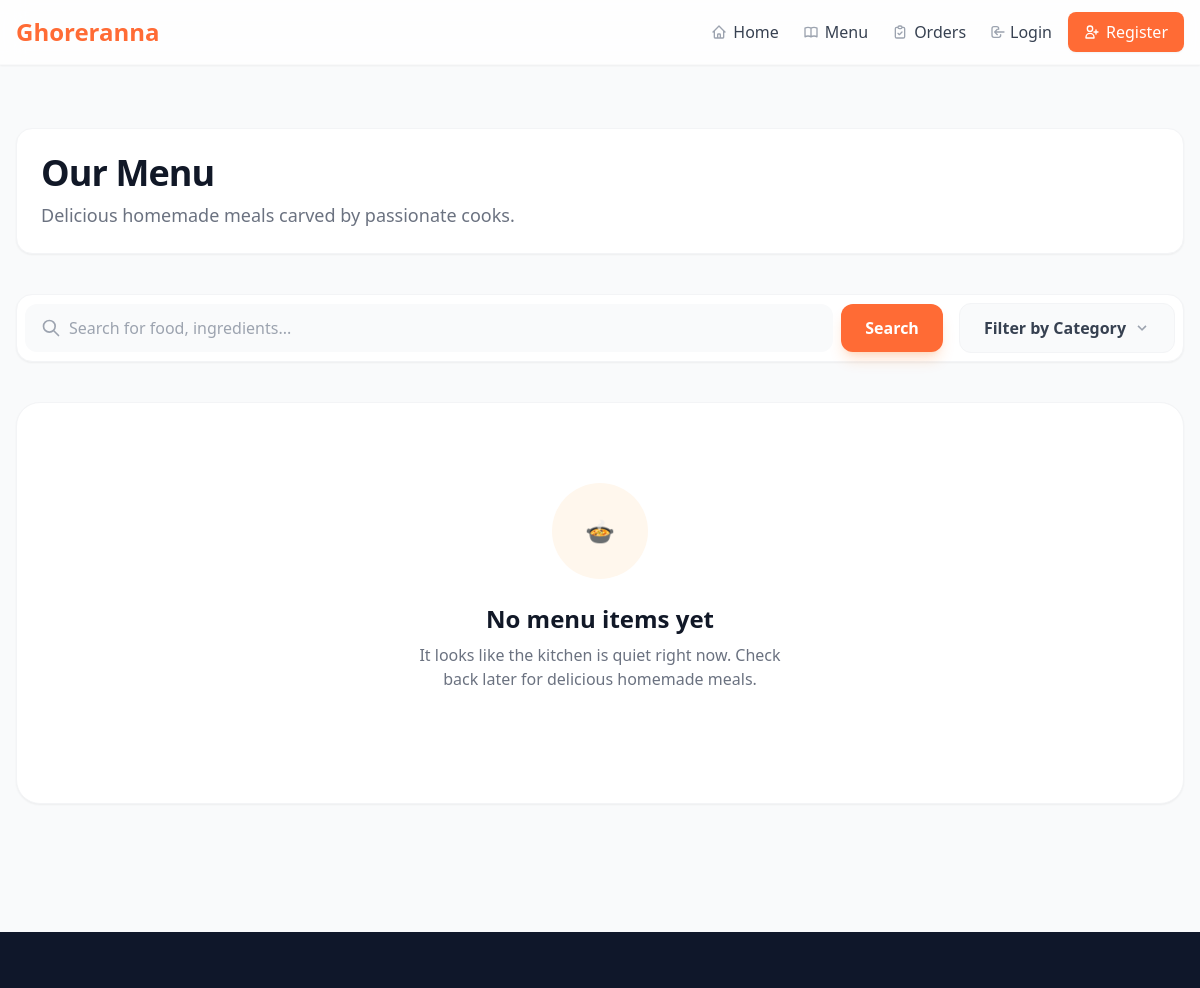
The app's page /menu/ (upper part), older data.
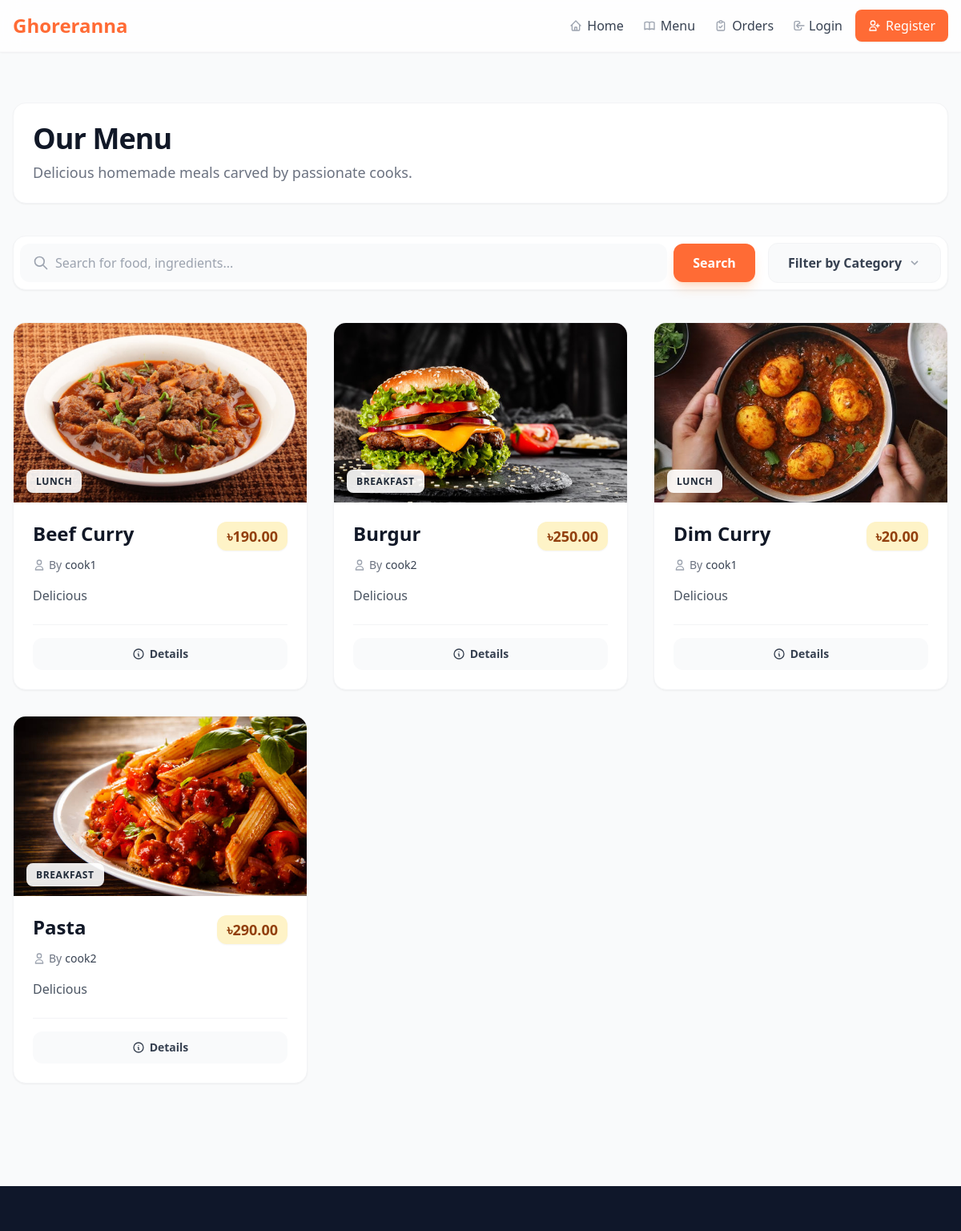
The same page, newer data.
### ghoreranna_app/models.py (models this page shows, shortened)
class Menu(models.Model):
    menu_id = models.AutoField(primary_key=True)
    homecook = models.ForeignKey(User, on_delete=models.CASCADE, related_name='menus', limit_choices_to={'role': 'Home Cook'})
    meal_type = models.CharField(max_length=100)
    item_name = models.CharField(max_length=255)
    description = models.TextField()
    price = models.DecimalField(max_digits=10, decimal_places=2)
    image = models.ImageField(upload_to='menu_images/', null=True, blank=True)
    availability_status = models.BooleanField(default=True)
    class Meta:
        ordering = ['item_name']

class User(models.Model):
    ROLE_CHOICES = [
        ('Student', 'Student'),
        ('Bachelor Employee', 'Bachelor Employee'),
        ('Home Cook', 'Home Cook'),
        ('Delivery Staff', 'Delivery Staff'),
        ('Admin', 'Admin'),
    ]
    STATUS_CHOICES = [
        ('Active', 'Active'),
        ('Inactive', 'Inactive'),
    ]
    user_id = models.AutoField(primary_key=True)
    name = models.CharField(max_length=255)
    phone = models.CharField(max_length=20)
    email = models.EmailField(unique=True)
    password = models.CharField(max_length=255)
    address = models.TextField()
    role = models.CharField(max_length=50, choices=ROLE_CHOICES)
    status = models.CharField(max_length=20, choices=STATUS_CHOICES, default='Active')
    class Meta:
        ordering = ['name']

### ghoreranna_app/views.py (the view)
# urls.py: path('menu/', views.menu_list, name='menu_list'),
def menu_list(request):
    query = request.GET.get('q', '')
    category = request.GET.get('category', '')
    base_menus = Menu.objects.all()
    if request.session.get('user_role') == 'Home Cook':
        base_menus = base_menus.filter(homecook_id=request.session.get('user_id'))
    menus = base_menus
    if query:
        menus = menus.filter(item_name__icontains=query) | menus.filter(description__icontains=query)
    if category:
        menus = menus.filter(meal_type__iexact=category)
    raw_categories = base_menus.values_list('meal_type', flat=True).distinct()
    categories = sorted(list(set(cat.strip().title() for cat in raw_categories if cat)))
    context = {
        'menus': menus,
        'query': query,
        'selected_category': category,
        'categories': categories,
    }
    return render(request, 'menu_list.html', context)

### templates/menu_list.html (shortened to what this page needs)
{% extends "base.html" %}
{% block content %}
<div class="py-12">
    <div class="flex flex-col md:flex-row justify-between items-center mb-10 bg-white p-6 rounded-2xl shadow-sm border border-gray-100">
        <div>
            <h1 class="text-4xl font-extrabold text-gray-900 tracking-tight">Our Menu</h1>
            <p class="text-gray-500 mt-2 text-lg">Delicious homemade meals carved by passionate cooks.</p>
        </div>
    </div>
    <div class="mb-10 space-y-6">
        <div class="bg-white p-2 rounded-2xl shadow-sm border border-gray-100 flex flex-col lg:flex-row gap-4 items-center justify-between">
            <form method="GET" action="{% url 'menu_list' %}" class="w-full lg:flex-1 flex gap-2">
                <div class="relative flex-grow group">
                    <div class="absolute inset-y-0 left-0 pl-4 flex items-center pointer-events-none">
                    </div>
                    <input type="text" name="q" value="{{ query }}" placeholder="Search for food, ingredients..."
                        class="block w-full pl-11 pr-4 py-3 bg-gray-50 border-none rounded-xl focus:ring-2 focus:ring-primary transition-all duration-300 text-gray-900 placeholder-gray-400 font-medium">
                </div>
                <button type="submit" class="bg-primary hover:bg-orange-600 text-white font-bold py-3 px-6 rounded-xl transition duration-300 shadow-lg shadow-orange-500/20 flex-shrink-0">
                    Search
                </button>
            </form>
            <div class="relative w-full lg:w-auto">
                <div class="dropdown inline-block relative w-full lg:w-auto">
                    <button class="bg-gray-50 text-gray-700 font-bold py-3 px-6 rounded-xl inline-flex items-center justify-between w-full lg:w-auto border border-gray-100 hover:bg-gray-100 transition-colors group">
                        <span class="mr-2">{% if selected_category %}{{ selected_category }}{% else %}Filter by Category{% endif %}</span>
                        <svg class="fill-current h-4 w-4 text-gray-400 group-hover:text-primary transition-transform group-hover:rotate-180" xmlns="http://www.w3.org/2000/svg" viewBox="0 0 20 20">
                            <path d="M9.293 12.95l.707.707L15.657 8l-1.414-1.414L10 10.828 5.757 6.586 4.343 8z" />
                        </svg>
                    </button>
                </div>
            </div>
        </div>
    </div>
    <div class="grid grid-cols-1 md:grid-cols-2 lg:grid-cols-3 gap-8">
        {% for menu in menus %}
        <div class="bg-white rounded-2xl shadow-sm border border-gray-100 overflow-hidden hover:shadow-xl transition-all duration-300 transform hover:-translate-y-1 group flex flex-col h-full">
            <div class="relative h-56 overflow-hidden">
                {% if menu.image %}
                <img src="{{ menu.image.url }}" alt="{{ menu.item_name }}" class="w-full h-full object-cover transition-transform duration-500 group-hover:scale-110">
                {% endif %}
                <div class="absolute bottom-4 left-4">
                    <span class="bg-white/90 backdrop-blur text-gray-800 text-xs font-bold uppercase tracking-wider px-3 py-1.5 rounded-lg shadow-sm">
                        {{ menu.meal_type }}
                    </span>
                </div>
            </div>
            <div class="p-6 flex flex-col flex-grow">
                <div class="flex justify-between items-start mb-2">
                    <h2 class="text-2xl font-bold text-gray-900 leading-tight group-hover:text-primary transition-colors">{{ menu.item_name }}</h2>
                    <span class="bg-amber-100 text-amber-800 text-lg font-black px-3 py-1 rounded-xl shadow-sm whitespace-nowrap ml-3">
                        ৳{{ menu.price }}
                    </span>
                </div>
                <div class="flex items-center text-sm text-gray-500 mb-4">
                    <svg class="h-4 w-4 mr-1 text-gray-400" fill="none" viewBox="0 0 24 24" stroke="currentColor">
                        <path stroke-linecap="round" stroke-linejoin="round" stroke-width="2" d="M16 7a4 4 0 11-8 0 4 4 0 018 0zM12 14a7 7 0 00-7 7h14a7 7 0 00-7-7z" />
                    </svg>
                    By <span class="font-medium text-gray-700 ml-1">{{ menu.homecook.name }}</span>
                </div>
                <p class="text-gray-600 mb-6 line-clamp-2 flex-grow">{{ menu.description }}</p>
                {% if request.session.user_role == 'Admin' or request.session.user_role == 'Home Cook' %}
                <div class="mt-auto flex space-x-3 pt-4 border-t border-gray-100">
                    <a href="{% url 'menu_update' menu.pk %}" class="flex-1 inline-flex justify-center items-center text-center bg-blue-50 text-blue-700 py-2.5 rounded-xl hover:bg-blue-600 hover:text-white transition duration-300 font-semibold text-sm">
                        <svg class="w-4 h-4 mr-1.5" fill="none" viewBox="0 0 24 24" stroke="currentColor">
                            <path stroke-linecap="round" stroke-linejoin="round" stroke-width="2" d="M11 5H6a2 2 0 00-2 2v11a2 2 0 002 2h11a2 2 0 002-2v-5m-1.414-9.414a2 2 0 112.828 2.828L11.828 15H9v-2.828l8.586-8.586z" />
                        </svg>
                        Edit
                    </a>
                    <a href="{% url 'menu_delete' menu.pk %}" class="flex-1 inline-flex justify-center items-center text-center bg-red-50 text-red-700 py-2.5 rounded-xl hover:bg-red-600 hover:text-white transition duration-300 font-semibold text-sm">
                        <svg class="w-4 h-4 mr-1.5" fill="none" viewBox="0 0 24 24" stroke="currentColor">
                            <path stroke-linecap="round" stroke-linejoin="round" stroke-width="2" d="M19 7l-.867 12.142A2 2 0 0116.138 21H7.862a2 2 0 01-1.995-1.858L5 7m5 4v6m4-6v6m1-10V4a1 1 0 00-1-1h-4a1 1 0 00-1 1v3M4 7h16" />
                        </svg>
                        Delete
                    </a>
                </div>
                {% else %}
                <div class="mt-auto flex space-x-3 pt-4 border-t border-gray-100">
                    <a href="{% url 'menu_detail' menu.pk %}" class="flex-1 inline-flex justify-center items-center text-center bg-gray-50 text-gray-700 py-2.5 rounded-xl hover:bg-gray-200 transition duration-300 font-semibold text-sm">
                        <svg class="w-4 h-4 mr-1.5" fill="none" viewBox="0 0 24 24" stroke="currentColor">
                            <path stroke-linecap="round" stroke-linejoin="round" stroke-width="2" d="M13 16h-1v-4h-1m1-4h.01M21 12a9 9 0 11-18 0 9 9 0 0118 0z" />
                        </svg>
                        Details
                    </a>
                </div>
                {% endif %}
            </div>
        </div>
        {% empty %}
        <div class="col-span-full py-20 bg-white rounded-3xl shadow-sm border border-gray-100 text-center flex flex-col items-center justify-center">
            <div class="w-24 h-24 bg-orange-50 rounded-full flex items-center justify-center mb-6 text-2xl">
                {% if query or selected_category %}🔍{% else %}🍲{% endif %}
            </div>
            {% if query or selected_category %}
            <h3 class="text-2xl font-bold text-gray-900 mb-2">No results found</h3>
            <p class="text-gray-500 max-w-sm mx-auto mb-8">We couldn't find any items matching your current filters. Try searching for something else or clear the filters.</p>
            <a href="{% url 'menu_list' %}" class="inline-flex items-center px-8 py-3.5 border border-transparent text-base font-medium rounded-xl text-white bg-primary hover:bg-orange-600 transition duration-300 shadow-lg hover:shadow-orange-500/50">
                Clear all filters
            </a>
            {% else %}
            <h3 class="text-2xl font-bold text-gray-900 mb-2">No menu items yet</h3>
            <p class="text-gray-500 max-w-sm mx-auto mb-8">It looks like the kitchen is quiet right now. Check back later for delicious homemade meals.</p>
            {% endif %}
        </div>
        {% endfor %}
    </div>
</div>
{% endblock %}

Row changes from the older to the newer data that the page shows:
added Menu: image (picture), meal_type "LUNCH", item_name "Beef Curry", price "190.00", homecook.name "cook1", description "Delicious"
added Menu: image (picture), meal_type "BREAKFAST", item_name "Burgur", price "250.00", homecook.name "cook2", description "Delicious"
added Menu: image (picture), meal_type "LUNCH", item_name "Dim Curry", price "20.00", homecook.name "cook1", description "Delicious"
added Menu: image (picture), meal_type "BREAKFAST", item_name "Pasta", price "290.00", homecook.name "cook2", description "Delicious"
Text that changed along with them:
text no longer shown: "🍲 No menu items yet It looks like the kitchen is quiet right now. Check back later for delicious homemade meals."
